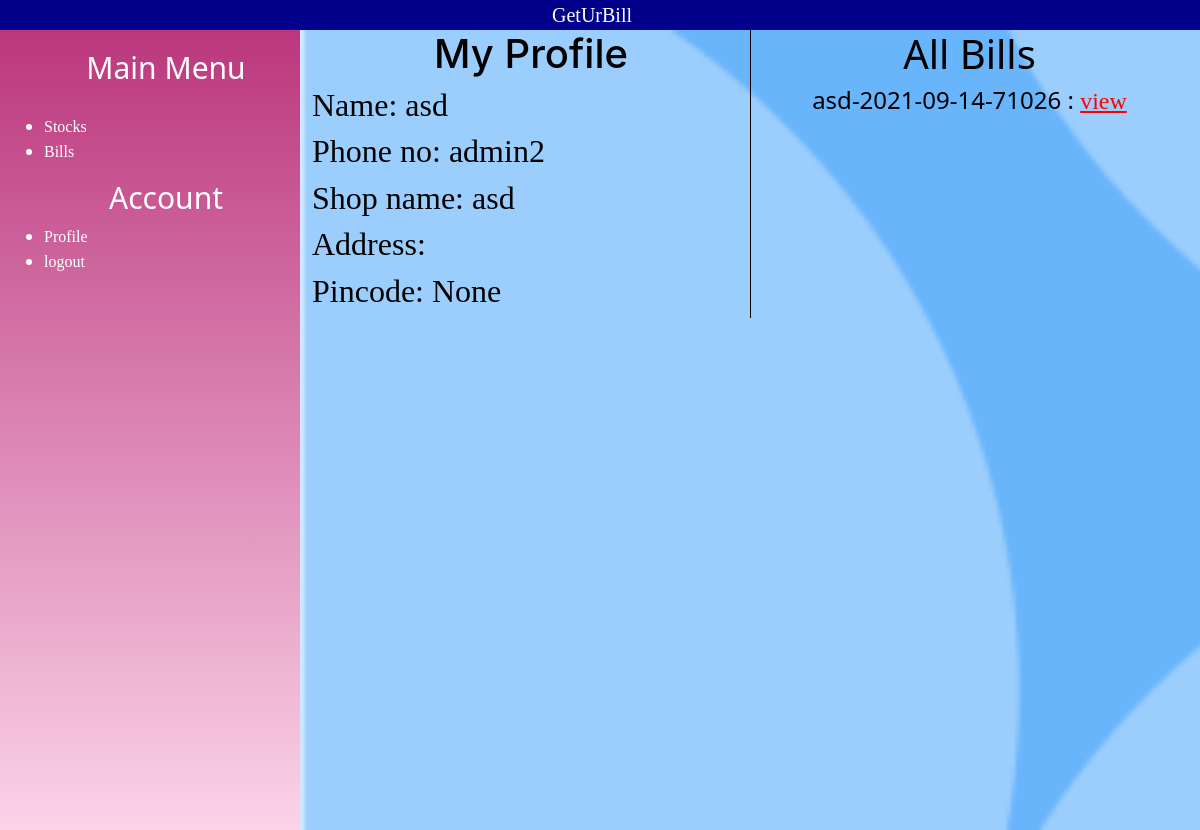
/account/ (signed in), run on the app's committed database.
### GetUrBill/models.py (models this page shows, shortened)
class Accounts(AbstractUser):
    username=None
    verification=models.BooleanField(default=False)
    phoneNumber=models.CharField (_('phone_number'),unique=True,max_length=10)
    shop_name=models.CharField(max_length=50)
    Address=models.TextField(default="")
    pincode=models.IntegerField(null=True)
    USERNAME_FIELD="phoneNumber"
    REQUIRED_FIELDS=["first_name","shop_name"]
    objects=CustomUserManager()

class Bill_no(models.Model):
    user=models.ForeignKey(Accounts,on_delete=CASCADE)
    customer=models.ForeignKey(Customer,on_delete=CASCADE)
    bill_no=models.CharField(max_length=100,primary_key=True)
    shop_name=models.CharField(max_length=50)
    Address=models.TextField(default="")
    date_of_purchase=models.DateTimeField(default=datetime.now())
    billpdf=models.FileField(upload_to="GetUrBill/media/", default=None,null=True,blank=True)

### GetUrBill/views.py (the view)
# urls.py: path('account/',views.myaccount),
@login_required
def myaccount(request):
    bill=request.user.bill_no_set.all()
    return render (request, "myaccount.html",{"b":bill})

### templates/myaccount.html (shortened to what this page needs)
{% extends "sidebar.html" %}
{% load static %}
{% block link %}
<link rel="stylesheet" href="{% static 'myaccount.css' %}">{% endblock link %}
        {% block body %}
        <div class="grid">
        <div class="profile">
            <h1 class="textt-center">My Profile</h1>
            <h2>Name: {{request.user.first_name}} {{request.user.last_name}}</h2>
            <h2>Phone no: {{request.user.phoneNumber}}</h2>
            <h2>Shop name: {{request.user.shop_name}}</h2>
            <h2>Address: {{request.user.Address}}</h2>
            <h2>Pincode: {{request.user.pincode}}</h2>
        </div>
        <div class="bills">
            <h1>All Bills</h1>
            {% for i in b %}
            <h4>{{i.bill_no}} : <a href="/media/{{i.billpdf}}">view</a></h4>
            {% endfor %}
        </div>
    </div>
        {% endblock body %}

### GetUrBill/static/sidebar.css (style rules this page uses)
* { margin: 0px; padding: 0px; }
body { width: 100%; }

### GetUrBill/static/myaccount.css (style rules this page uses)
.load .grid { display:grid; grid-template-columns: 50% 50%; }
.textt-center { font-family:-apple-system, BlinkMacSystemFont, 'Segoe UI', Roboto, Oxygen, Ubuntu, Cantarell, 'Open Sans', 'Helvetica Neue', sans-serif; color: black; }
.profile h2 { text-align: left !important; }
.profile { color: black ; font-family: 'Times New Roman', Times, serif; font-size:xx-large; height: 50%; }
.bills { color: black; border-left: 1px solid black; }

### GetUrBill/static/dashboard.css (style rules this page uses)
a { color:red; font-family: 'Times New Roman'; }

### data on the page
Accounts: user.first_name "asd", user.phoneNumber "admin2", user.shop_name "asd", user.pincode "None"
Bill_no: bill_no "asd-2021-09-14-71026"
